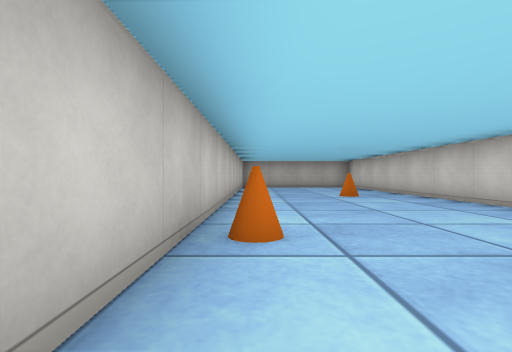
view 1 (above)

12 first-person views from a walk through a cub3D maze. The camera is about half as high as the walls, looks level and sees 85° across. The floor is counted in squares. Each view is taken from the middle of a square. On the plan, view 1 faces up. The plan holds only what a view shows up to about 9 squares ahead; the rest is blank.

view 2
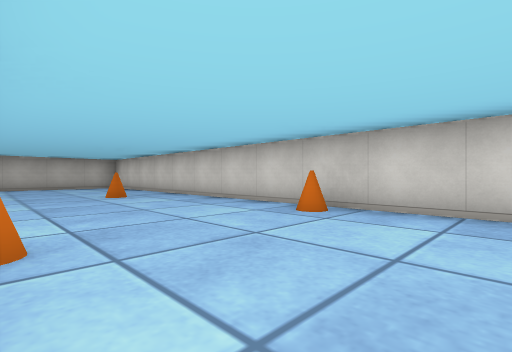

view 3
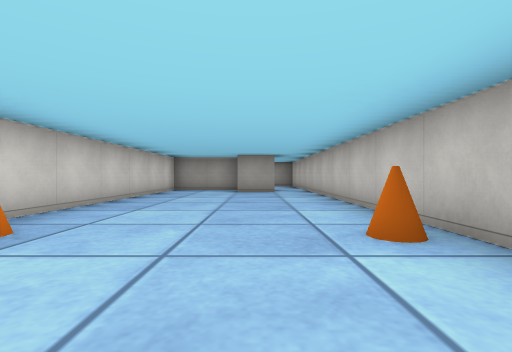

view 4
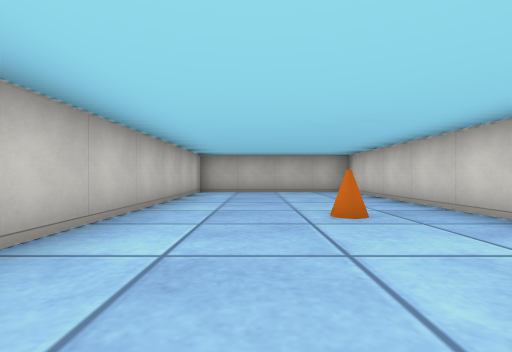

view 5
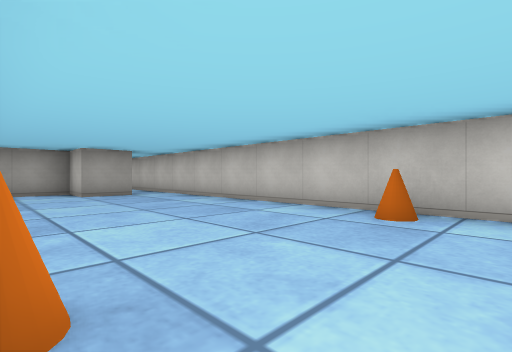

view 6
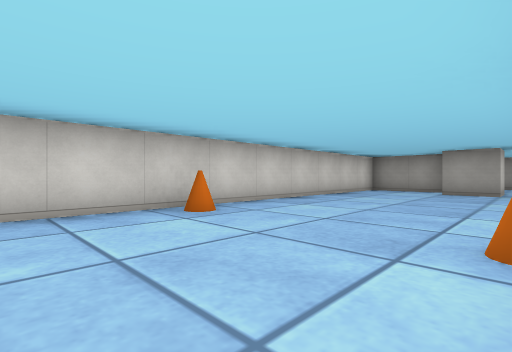

view 7
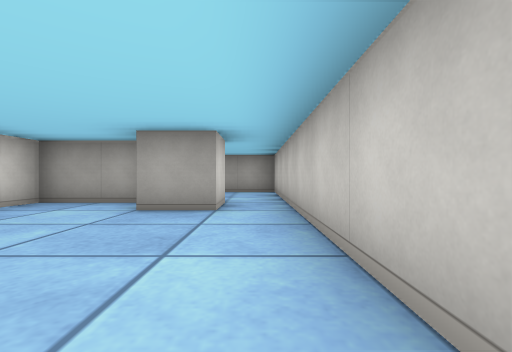

view 8
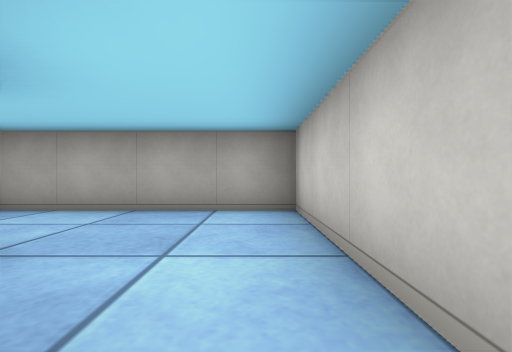

view 9
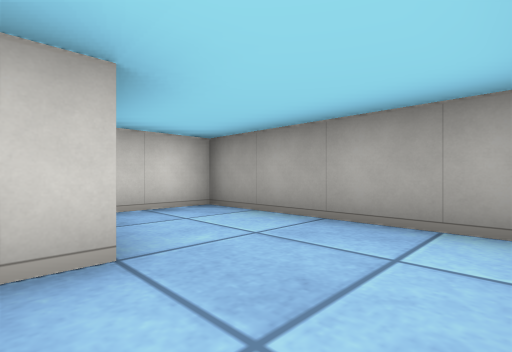

view 10
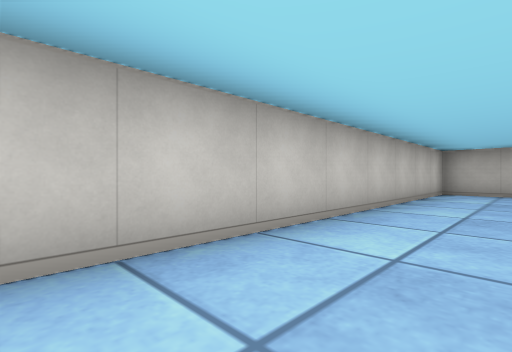

view 11
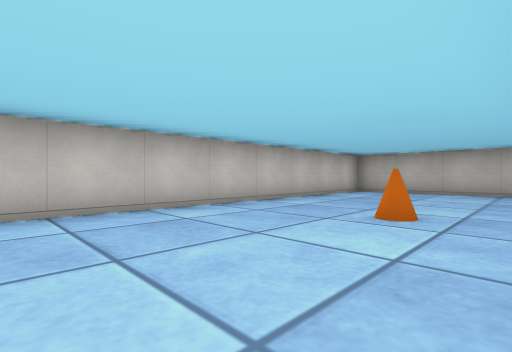

view 12
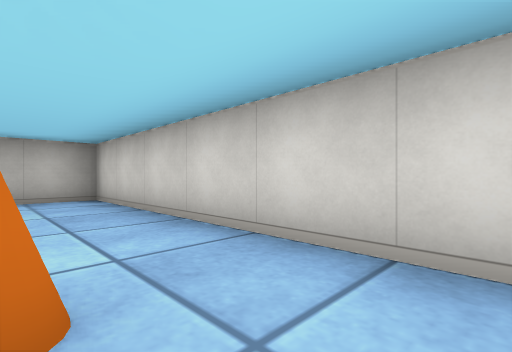

### Floor plan
Points are (right, up) in squares from view 1. A wall is a line through its corners. A room is listed if a view was taken in it or the views show most of it. See-through windows are left out.
Room 1 (views 1, 2, 3, 4, 5, 6, 7, 10, 11, 12)
walls: (0.5, -3.5) (1.5, -3.5) (1.5, -4.5) (3.5, -4.5) (3.5, 10.5) (-0.5, 10.5) (-0.5, -3.5)
ways out: opening at (0, -4.5) to room 2
objects: cone (0, 2); cone (2, 6); cone (3, 2)
Room 2 (views 8, 9)
walls: (1.5, -5.6) (1.5, -5); (0.5, -4.5) (0.5, -3.5); (-0.5, -3.5) (-0.5, -7.5) (3.5, -7.5) (3.5, -6.1)
ways out: opening at (0, -4.5) to room 1

Positions as (right, up) in squares from view 1, and headings:
1: (0, 0), facing up
2: (0, 0), facing up-right
3: (1, 4), facing down
4: (1, 3), facing up
5: (3, 3), facing down-left
6: (0, 4), facing down-right
7: (0, 0), facing down
8: (0, -4), facing down
9: (0, -5), facing down-right
10: (1, 3), facing up-left
11: (3, 3), facing up-left
12: (2, 5), facing up-right
